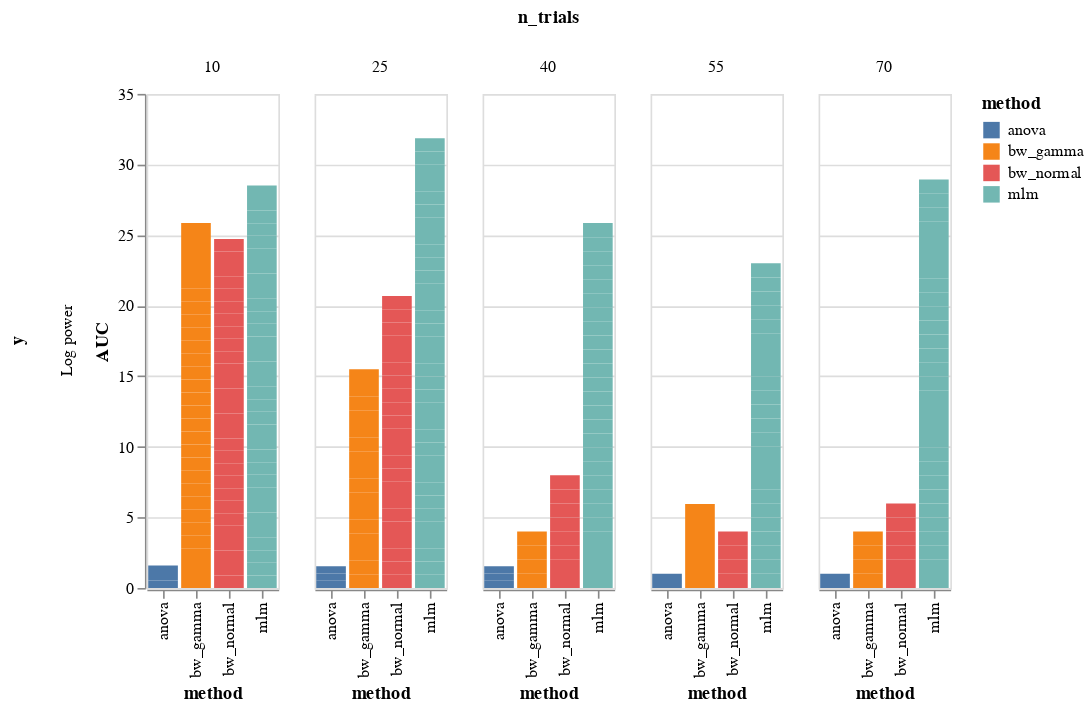
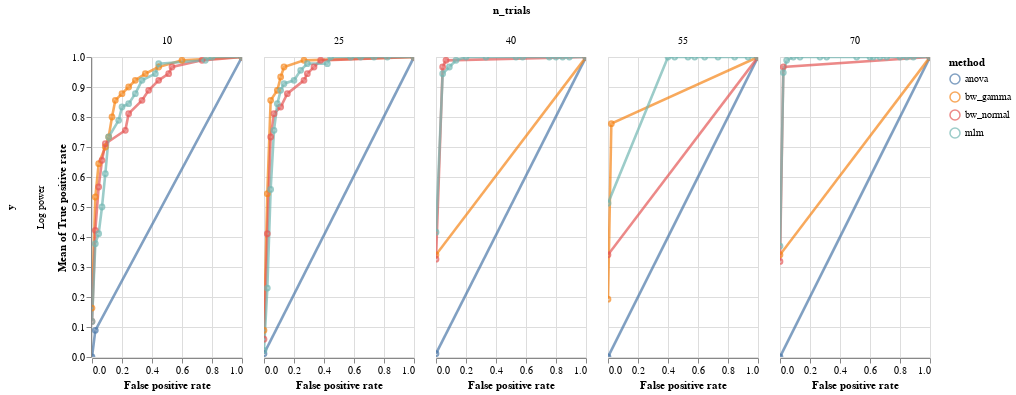

The notebook cell saved with these charts, in order:
### Markdown cell above
### ROC curve

### Code cell
df = model_comparison.make_roc_auc(reslog, binary=False, groups=('method', 'y', 'n_trials'))

bars, roc = model_comparison.plot_roc(df)
bars.facet(column='n_trials', row='y').properties().display()
roc.facet(column='n_trials', row='y').properties()

### Figure 1 — Vega-Lite specification as saved in the notebook (floating-point values rounded to 4 significant figures; data arrays with more than 128 entries replaced by an {"elided": "..."} marker saying what was removed)
{"config": {"view": {"continuousWidth": 400, "continuousHeight": 300}}, "data": {"name": "data-eff008a839d981ab94b835e1a9303604"}, "facet": {"column": {"type": "quantitative", "field": "n_trials"}, "row": {"type": "nominal", "field": "y"}}, "spec": {"mark": "bar", "encoding": {"color": {"type": "nominal", "field": "method"}, "x": {"type": "nominal", "field": "method"}, "y": {"type": "quantitative", "field": "AUC"}}, "selection": {"selector004": {"type": "interval", "bind": "scales", "encodings": ["x", "y"]}}}, "$schema": "https://vega.github.io/schema/vega-lite/v4.8.1.json", "datasets": {"data-eff008a839d981ab94b835e1a9303604": {"elided": "283 records"}}}

### Figure 2 — Vega-Lite specification as saved in the notebook (floating-point values rounded to 4 significant figures; data arrays with more than 128 entries replaced by an {"elided": "..."} marker saying what was removed)
{"config": {"view": {"continuousWidth": 400, "continuousHeight": 300}}, "data": {"name": "data-eff008a839d981ab94b835e1a9303604"}, "facet": {"column": {"type": "quantitative", "field": "n_trials"}, "row": {"type": "nominal", "field": "y"}}, "spec": {"layer": [{"mark": {"type": "line", "opacity": 0.7, "size": 2.6}, "encoding": {"color": {"type": "nominal", "field": "method"}, "x": {"type": "quantitative", "field": "False positive rate"}, "y": {"type": "quantitative", "aggregate": "mean", "field": "True positive rate"}}, "selection": {"selector003": {"type": "interval", "bind": "scales", "encodings": ["x", "y"]}}}, {"mark": {"type": "point", "opacity": 0.7, "size": 22.6}, "encoding": {"color": {"type": "nominal", "field": "method"}, "x": {"type": "quantitative", "field": "False positive rate"}, "y": {"type": "quantitative", "aggregate": "mean", "field": "True positive rate"}}}], "width": 150}, "$schema": "https://vega.github.io/schema/vega-lite/v4.8.1.json", "datasets": {"data-eff008a839d981ab94b835e1a9303604": {"elided": "283 records"}}}
